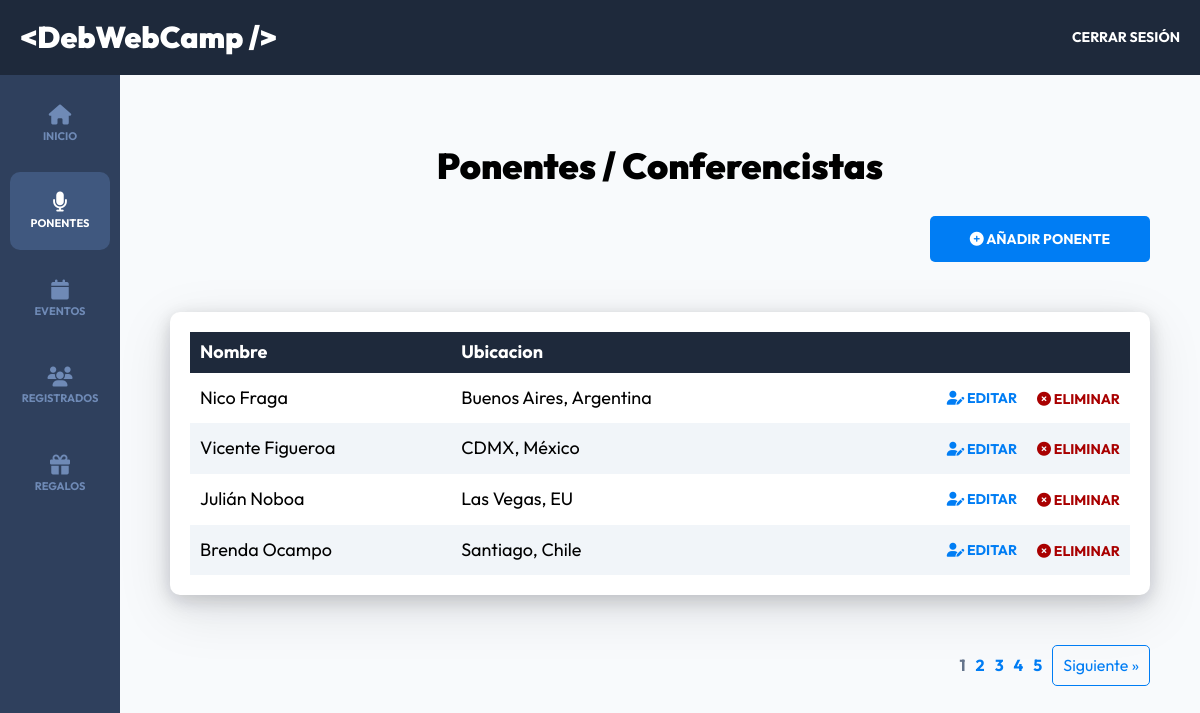
Page /admin/ponentes?page=1 (signed in) on the committed database.
### tables this page shows
CREATE TABLE `ponentes` (
  `id` int NOT NULL,
  `nombre` varchar(40) DEFAULT NULL,
  `apellido` varchar(40) DEFAULT NULL,
  `ciudad` varchar(20) DEFAULT NULL,
  `pais` varchar(20) DEFAULT NULL,
  `imagen` varchar(32) DEFAULT NULL,
  `tags` varchar(120) DEFAULT NULL,
  `redes` text
);

### controllers/PonentesController.php (called while the page is built, shortened)
<?php
class PonentesController
{
    public static function index(Router $router)
    {
        $pagina_actual = $_GET['page'];
        $pagina_actual = filter_var($pagina_actual, FILTER_VALIDATE_INT);
        $registros_por_pagina = 4;
        $total = Ponente::total();
        $paginacion = new Paginacion($pagina_actual, $registros_por_pagina, $total);
        $ponentes = Ponente::paginar($registros_por_pagina, $paginacion->offSet());
        $router->render('admin/ponentes/index', [
            'titulo' => 'Ponentes / Conferencistas',
            'ponentes' => $ponentes,
            'paginacion' => $paginacion->paginacion(),
        ]);
    }
}

### public/index.php (called while the page is built, shortened)
<?php
$router = new Router();
$router->get('/login', [AuthController::class, 'login']);
$router->post('/login', [AuthController::class, 'login']);
$router->post('/logout', [AuthController::class, 'logout']);
$router->get('/registro', [AuthController::class, 'registro']);
$router->post('/registro', [AuthController::class, 'registro']);
$router->get('/olvide', [AuthController::class, 'olvide']);
$router->post('/olvide', [AuthController::class, 'olvide']);
$router->get('/reestablecer', [AuthController::class, 'reestablecer']);
$router->post('/reestablecer', [AuthController::class, 'reestablecer']);
$router->get('/mensaje', [AuthController::class, 'mensaje']);
$router->get('/confirmar-cuenta', [AuthController::class, 'confirmar']);
$router->get('/admin/dashboard', [DashboardController::class, 'index']);
$router->get('/admin/ponentes', [PonentesController::class, 'index']);
$router->get('/admin/ponentes/crear', [PonentesController::class, 'crear']);
$router->post('/admin/ponentes/crear', [PonentesController::class, 'crear']);
$router->get('/admin/ponentes/editar', [PonentesController::class, 'editar']);
$router->post('/admin/ponentes/editar', [PonentesController::class, 'editar']);
$router->post('/admin/ponentes/eliminar', [PonentesController::class, 'eliminar']);
$router->get('/admin/eventos', [EventosController::class, 'index']);
$router->get('/admin/eventos/crear', [EventosController::class, 'crear']);
$router->post('/admin/eventos/crear', [EventosController::class, 'crear']);
$router->get('/admin/eventos/editar', [EventosController::class, 'editar']);
$router->post('/admin/eventos/editar', [EventosController::class, 'editar']);
$router->post('/admin/eventos/eliminar', [EventosController::class, 'eliminar']);
$router->get('/api/eventos-horario', [APIEventos::class, 'index']);
$router->get('/api/ponentes', [APIPonentes::class, 'index']);
$router->get('/api/ponente', [APIPonentes::class, 'ponente']);
$router->get('/admin/registrados', [RegistradosController::class, 'index']);
$router->get('/admin/regalos', [RegalosController::class, 'index']);
$router->get('/finalizar-registro', [RegistroController::class, 'crear']);
$router->post('/finalizar-registro/gratis', [RegistroController::class, 'gratis']);
$router->post('/finalizar-registro/pagar', [RegistroController::class, 'pagar']);
$router->get('/finalizar-registro/conferencias', [RegistroController::class, 'conferencias']);
$router->get('/boleto', [RegistroController::class, 'boleto']);
$router->get('/',[PaginasController::class, 'index']);
$router->get('/devwebcamp',[PaginasController::class, 'evento']);
$router->get('/paquetes',[PaginasController::class, 'paquetes']);
$router->get('/workshops-conferencias',[PaginasController::class, 'conferencias']);
$router->get('/404',[PaginasController::class, 'error']);
$router->comprobarRutas();

### models/ActiveRecord.php (called while the page is built, shortened)
<?php
class ActiveRecord
{
    protected static $db;
    protected static $tabla = '';
    public static function setDB($database)
    {
        self::$db = $database;
    }
    public static function consultarSQL($query)
    {
        $resultado = self::$db->query($query);
        $array = [];
        while ($registro = $resultado->fetch_assoc()) {
            $array[] = static::crearObjeto($registro);
        }
        return $array;
    }
    protected static function crearObjeto($registro)
    {
        $objeto = new static;
        foreach ($registro as $key => $value) {
            if (property_exists($objeto, $key)) {
                $objeto->$key = $value;
            }
        }
        return $objeto;
    }
    public static function paginar($por_pagina, $offSet)
    {
        $query = "SELECT * FROM " . static::$tabla . " ORDER BY id DESC LIMIT $por_pagina OFFSET $offSet";
        $resultado = self::consultarSQL($query);
        return $resultado;
    }
    public static function total($columna = '', $valor = '' )
    {
        $query = "SELECT COUNT(*) FROM " . static::$tabla;
        $resultado = self::$db->query($query);
        $total = $resultado->fetch_array();
        return array_shift($total);
    }
}

### views/admin/ponentes/index.php (the view, shortened to what this page needs)
<h2 class="dashboard__encabezado"><?php echo $titulo ?></h2>
<div class="dashboard__contenedor-boton">
    <a class="dashboard__boton" href="/admin/ponentes/crear">
        <i class="fa-solid fa-circle-plus"></i>
        Añadir Ponente
    </a>
</div>
<div class="dashboard__contenedor">
    <?php if (!empty($ponentes)) { ?>
        <div class="table-wrapper">
            <table class="table">
                <thead class="table__thead">
                    <tr>
                        <th scope="col" class="table__th">Nombre</th>
                        <th scope="col" class="table__th">Ubicacion</th>
                        <th scope="col" class="table__th"></th>
                    </tr>
                </thead>
                <tbody class="table__tbody">
                    <?php foreach ($ponentes as $ponente) { ?>
                        <tr class="table__tr">
                            <td class="table__td">
                                <?php echo $ponente->nombre . " " . $ponente->apellido; ?>
                            </td>
                            <td class="table__td">
                                <?php echo $ponente->ciudad . ", " . $ponente->pais; ?>
                            </td>
                            <td class="table__td--acciones">
                                <a class="table__accion table__accion--editar" href="/admin/ponentes/editar?id=<?php echo $ponente->id; ?>">
                                    <i class="fa-solid fa-user-pen"></i>
                                    Editar
                                </a>
                                <form method="POST" action="/admin/ponentes/eliminar" class="table__formulario">
                                    <button class="table__accion table__accion--eliminar" type="submit">
                                        <i class="fa-solid fa-circle-xmark"></i>
                                        eliminar
                                    </button>
                                </form>
                            </td>
                        </tr>
                    <?php } ?>
                </tbody>
            </table>
        </div>
    <?php } else { ?>
        <p class="text-center">No hay Ponentes Aún</p>
    <?php } ?>
</div>
<?php
echo $paginacion;
?>

### public/build/css/app.css (style rules this page uses)
html { line-height: 1.15; -webkit-text-size-adjust: 100%; }
body { margin: 0; }
a { background-color: transparent; }
button, input, optgroup, select, textarea { font-family: inherit; font-size: 100%; line-height: 1.15; margin: 0; }
button, input { overflow: visible; }
button, select { text-transform: none; }
button, [type=button], [type=reset], [type=submit] { -webkit-appearance: button; }
html { font-size: 62.5%; box-sizing: border-box; height: 100%; }
*, *:before, *:after { box-sizing: inherit; }
body { font-family: "Outfit", sans-serif; font-size: 1.8rem; }
a { text-decoration: none; }
h1, h2, h3 { font-family: "Outfit", sans-serif; font-weight: 900; margin: 2rem 0; }
h2 { font-size: 3.6rem; }
[class$=__encabezado] { font-family: "Outfit", sans-serif; font-weight: 900; margin: 2rem 0; margin: 6rem 0 3rem 0; text-align: center; }
.dashboard { height: 100%; display: flex; flex-direction: column; background-color: #F8FAFC; }
@media (min-width: 768px) { .dashboard__contenedor-boton { display: flex; justify-content: flex-end; margin-bottom: 5rem; } }
.dashboard__boton { background-color: #007df4; padding: 1.5rem 4rem; color: #FFFFFF; font-size: 1.8rem; font-weight: 700; border: none; transition-property: background-color; transition-duration: 0.3s; text-align: center; width: 100%; display: inline-block; border-radius: 0.5rem; text-transform: uppercase; font-size: 1.4rem; }
@media (min-width: 768px) { .dashboard__boton { width: auto; } }
.dashboard__contenedor, .dashboard__formulario { box-shadow: rgba(17, 17, 26, 0.1) 0px 4px 16px, rgba(17, 17, 26, 0.1) 0px 8px 24px, rgba(17, 17, 26, 0.1) 0px 16px 56px; background-color: #FFFFFF; padding: 2rem; border-radius: 1rem; }
.table-wrapper { overflow-x: auto; }
.table { width: 100%; min-width: 100%; border-collapse: collapse; }
.table__thead { background-color: #1E293B; color: #FFFFFF; }
.table__th { padding: 1rem; text-align: left; }
.table__tr:nth-of-type(even) { background-color: #f1f5f9; }
.table__td, .table__td--acciones { padding: 1.5rem 1rem; }
.table__td--acciones { display: flex; justify-content: flex-end; gap: 2rem; align-items: center; }
.table__accion { all: unset; text-transform: uppercase; font-size: 1.4rem; font-weight: 700; }
.table__accion--editar { color: #007df4; }
.table__accion--eliminar { color: rgb(169, 0, 0); }

### rows in the picture
ponentes: nombre "Nico", apellido "Fraga", ciudad "Buenos Aires", pais "Argentina"
ponentes: nombre "Vicente", apellido "Figueroa", ciudad "CDMX", pais "México"
ponentes: nombre "Julián", apellido "Noboa", ciudad "Las Vegas", pais "EU"
ponentes: nombre "Brenda", apellido "Ocampo", ciudad "Santiago", pais "Chile"

### other values in the picture
$titulo "Ponentes / Conferencistas"
